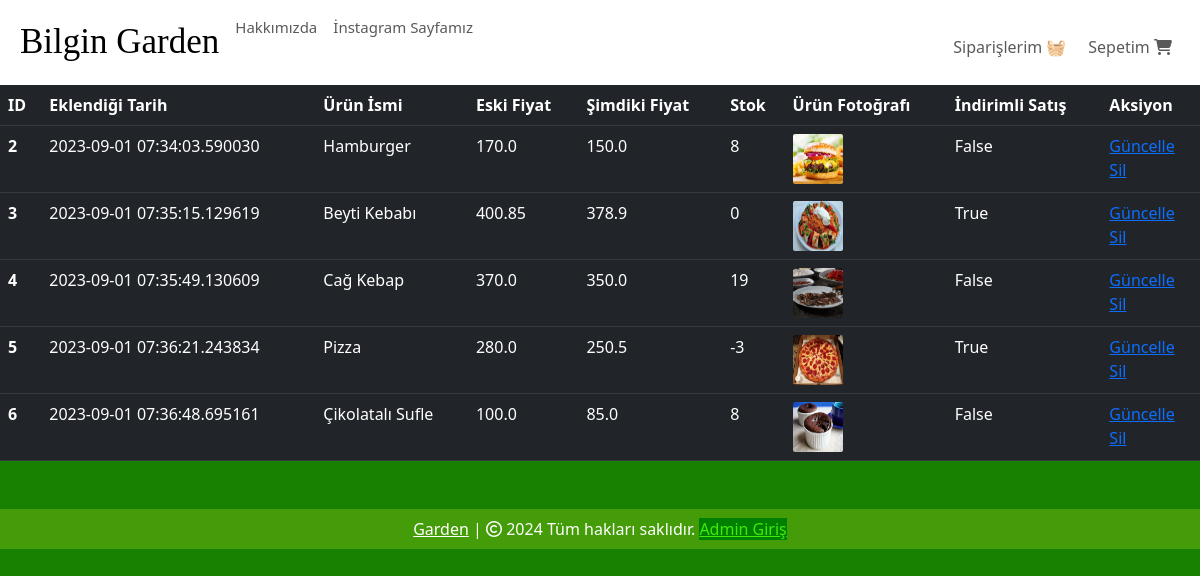
Page /shop-items (signed in) on the earlier database version.
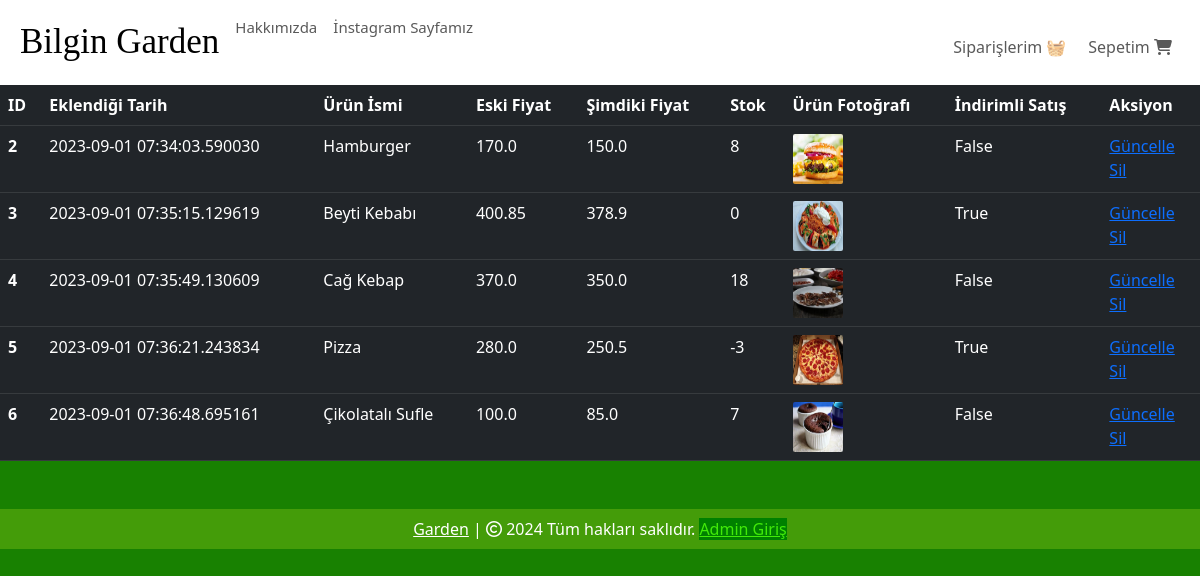
Same page on the later database version.
### website/models.py (models this page shows, shortened)
class Product(db.Model):
    id = db.Column(db.Integer, primary_key=True)
    product_name = db.Column(db.String(100), nullable=False)
    current_price = db.Column(db.Float, nullable=False)
    previous_price = db.Column(db.Float, nullable=False)
    in_stock = db.Column(db.Integer, nullable=False)
    product_picture = db.Column(db.String(1000), nullable=False)
    flash_sale = db.Column(db.Boolean, default=False)
    date_added = db.Column(db.DateTime, default=datetime.utcnow)
    salad = db.Column(db.Boolean, default=False)
    main = db.Column(db.Boolean, default=False)
    colddrink = db.Column(db.Boolean, default=False)
    hotdrink = db.Column(db.Boolean, default=False)
    desert = db.Column(db.Boolean, default=False)
    sneak = db.Column(db.Boolean, default=False)
    carts = db.relationship('Cart', backref=db.backref('product', lazy=True))
    orders = db.relationship('Order', backref=db.backref('product', lazy=True))

### website/admin.py (the view)
@admin.route('/shop-items', methods=['GET', 'POST'])
@login_required
def shop_items():
    if current_user.id == 6:
        items = Product.query.order_by(Product.date_added).all()
        return render_template('shop_items.html', items=items)
    return render_template('404.html')

### website/templates/shop_items.html (shortened to what this page needs)
{% extends 'base.html' %}
{% block body %}
{% if items | length < 1 %}
<h3 style="color: white;">No Shop Items </h3>
{% else %}
<table class="table table-dark table-hover">
    <thead>
        <tr>
            <th scope="col">ID</th>
            <th scope="col">Eklendiği Tarih</th>
            <th scope="col">Ürün İsmi</th>
            <th scope="col">Eski Fiyat</th>
            <th scope="col">Şimdiki Fiyat</th>
            <th scope="col">Stok</th>
            <th scope="col">Ürün Fotoğrafı</th>
            <th scope="col">İndirimli Satış</th>
            <th scope="col">Aksiyon</th>
        </tr>
    </thead>
    <tbody>
        {% for item in items %}
        <tr>
            <th scope="row">{{ item.id }}</th>
            <td>{{ item.date_added }}</td>
            <td>{{ item.product_name }}</td>
            <td>{{ item.previous_price }}</td>
            <td>{{ item.current_price }}</td>
            <td>{{ item.in_stock }}</td>
            <td><img src="{{ item.product_picture }}" alt="" style="height: 50px; width: 50px; border-radius: 2px;"></td>
            <td>{{ item.flash_sale }}</td>
            <td>
                <a href="/update-item/{{ item.id }}">Güncelle</a>
                <br>
                <a href="/delete-item/{{ item.id }}">Sil</a>
            </td>
        </tr>
        {% endfor %}
    </tbody>
</table>
{% endif %}
{% endblock %}

Differences in the rows shown:
changed Product "Cağ Kebap": in_stock "19" → "18"
changed Product "Çikolatalı Sufle": in_stock "8" → "7"
